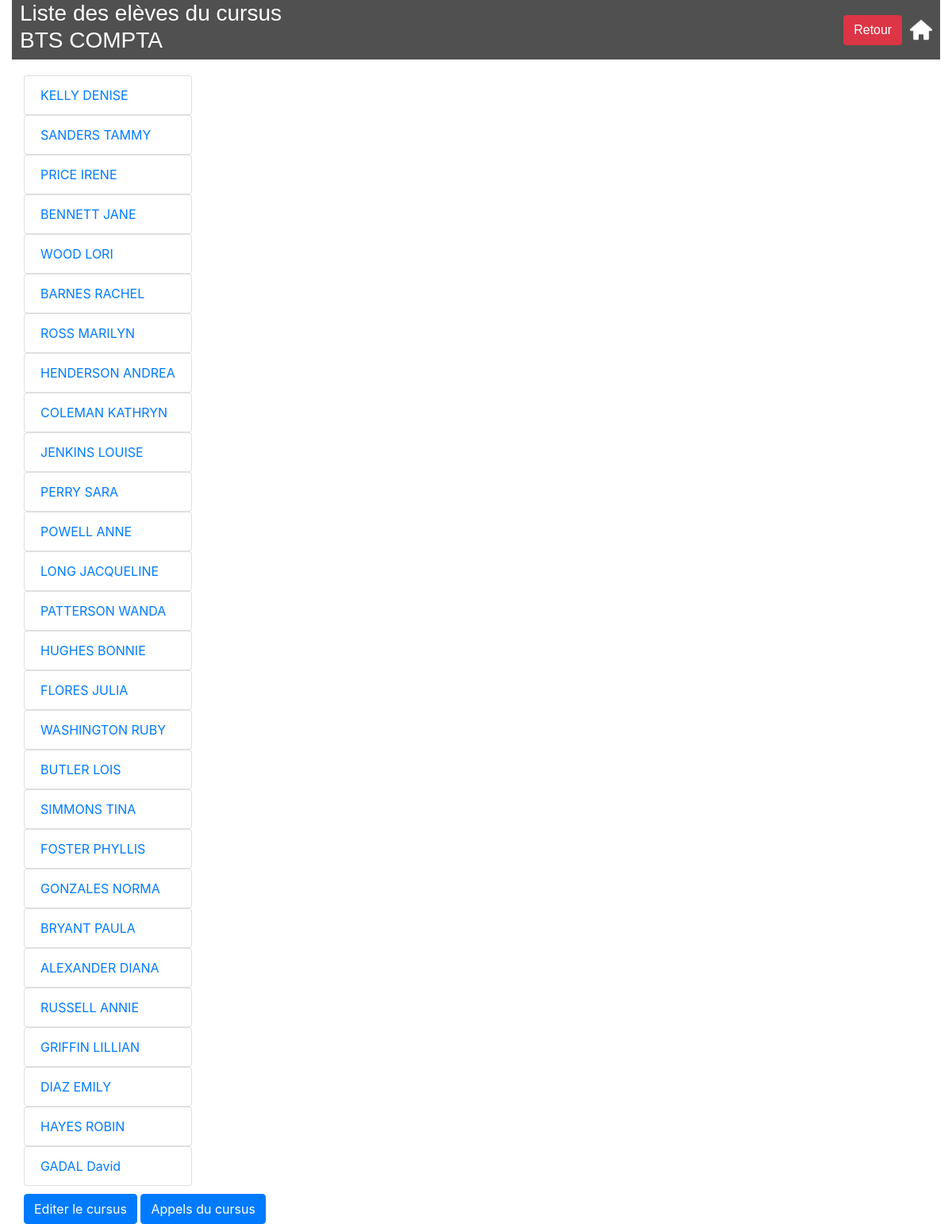
The app's page /lycee/9 with its own data.
### lycee/models.py (models this page shows, shortened)
class Cursus(models.Model):
    name = models.CharField(
        max_length=50,
        blank=False,
        null=True,
        default='aucun'
    )
    year_from_bac = models.SmallIntegerField(
        help_text="year since le bac",
        verbose_name="year",
        blank=False,
        null=True,
        default=0
    )
    scholar_year = models.CharField(
        max_length=9,
        blank=False,
        null=True,
        default='0000-00001'
    )

class Student(models.Model):
    first_name = models.CharField(
        max_length=50,
        blank=False,
        null=False
    )
    birth_date = models.DateField(
        verbose_name='date of birth',
        blank=False,
        null=False
    )
    last_name = models.CharField(
        verbose_name="lastname",
        help_text="last name of the student",
        blank=False,  # pas de champ vide
        null=False,  # pas de champ null (a conjuguer avec default
        default="???",
        max_length=255,  # taille maximale du champ
    )
    phone = models.CharField(
        verbose_name="phonenumber",
        help_text="phone number of the student",
        blank=False,  # pas de champ vide
        null=False,  # pas de champ null (a conjuguer avec default
        default="0999999999",
        max_length=10,  # taille maximale du champ
    )
    email = models.EmailField(
        verbose_name="email",
        help_text="phone number of the student",
        blank=False,  # pas de champ vide
        null=False,  # pas de champ null (a conjuguer avec default
        default="x@y.z",
        max_length=255,  # taille maximale du champ
    )
    comments = models.CharField(
        verbose_name="comments",
        help_text="some comments about the student",
        blank=True,
        null=False,  # pas de champ null (a conjuguer avec default
        default="",
        max_length=255,  # taille maximale du champ
    )
    cursus = models.ForeignKey(
        Cursus,
        on_delete=models.CASCADE,  # necessaire selon la version de Django
        null=True
    )

### lycee/views.py (the view)
# urls.py: url(r'^(?P<idC>[0-9]+)$', views.detail, name='detail'),
def detail(request, idC):
    result_list = Student.objects.filter(cursus_id = idC)
    cursus = Cursus.objects.get(id=idC)
    context = {'liste': result_list, 'cursusName': cursus.name, 'cursusID': cursus.pk}
    return render(request, 'lycee/cursus/list-onCursus.html', context)

### lycee/templates/lycee/cursus/list-onCursus.html
{% extends "master.html" %}
{% load static %}
{% block title %}
    <h3>Liste des elèves du cursus {{cursusName}}</h3>
{% endblock %}
{% block content %}
  {% if liste|length > 0 %}
      <ul class="list-group">
      {% for student in liste %}
       <a href="/lycee/student/{{student.id}}"><li class="list-group-item">{{student.last_name}} {{student.first_name}}</li></a>
      {% endfor %}
      </ul>
    <a href="cursus/update/{{cursusID}}"><button type="button" class="btn btn-primary">Editer le cursus</button></a>
    <a href="/lycee/call_Cursus/{{cursusID}}"><button type="button" class="btn btn-primary">Appels du cursus</button></a>
  {% else %}
    <p> Pas d'élève dans ce cursus.</p>
  {% endif %}
{% endblock %}

### lycee/static/lycee/style.css (style rules this page uses)
.list-group { padding-top: 10px; width: fit-content; padding-bottom: 10px; }

### records on screen
Cursus: name "BTS COMPTA"
Student: last_name "KELLY", first_name "DENISE"
Student: last_name "SANDERS", first_name "TAMMY"
Student: last_name "PRICE", first_name "IRENE"
Student: last_name "BENNETT", first_name "JANE"
Student: last_name "WOOD", first_name "LORI"
Student: last_name "BARNES", first_name "RACHEL"
Student: last_name "ROSS", first_name "MARILYN"
Student: last_name "HENDERSON", first_name "ANDREA"
Student: last_name "COLEMAN", first_name "KATHRYN"
Student: last_name "JENKINS", first_name "LOUISE"
Student: last_name "PERRY", first_name "SARA"
Student: last_name "POWELL", first_name "ANNE"
Student: last_name "LONG", first_name "JACQUELINE"
Student: last_name "PATTERSON", first_name "WANDA"
Student: last_name "HUGHES", first_name "BONNIE"
Student: last_name "FLORES", first_name "JULIA"
Student: last_name "WASHINGTON", first_name "RUBY"
Student: last_name "BUTLER", first_name "LOIS"
Student: last_name "SIMMONS", first_name "TINA"
Student: last_name "FOSTER", first_name "PHYLLIS"
Student: last_name "GONZALES", first_name "NORMA"
Student: last_name "BRYANT", first_name "PAULA"
Student: last_name "ALEXANDER", first_name "DIANA"
Student: last_name "RUSSELL", first_name "ANNIE"
Student: last_name "GRIFFIN", first_name "LILLIAN"
Student: last_name "DIAZ", first_name "EMILY"
Student: last_name "HAYES", first_name "ROBIN"
Student: last_name "GADAL", first_name "David"
